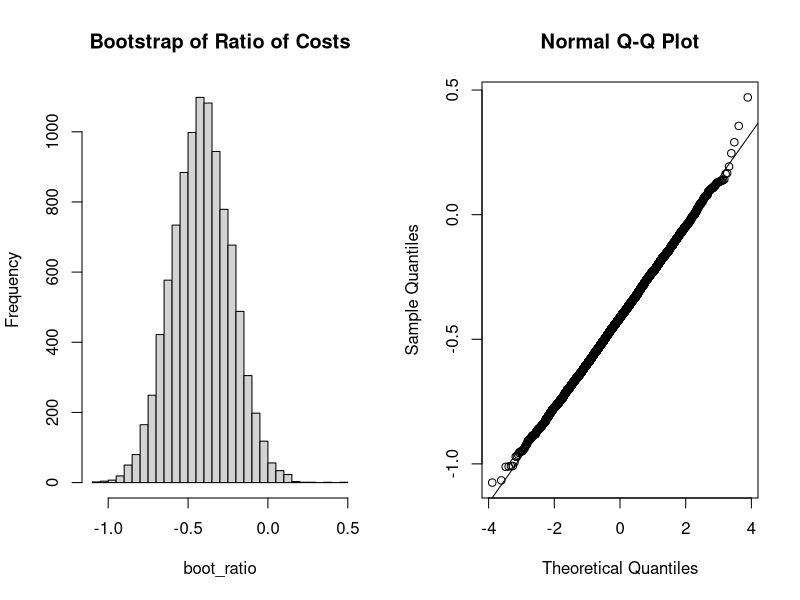

Source code (R): (Note: this script raises an error after producing the figure.)
setwd("C:/Users/froelijo/dev/methods1/hw6")
procedure <- read.csv("ProcedureCost.csv")
head(procedure)
old <- procedure[procedure$Procedure == 1,]
new <- procedure[procedure$Procedure == 2,]
head(new)
head(old)

# Part A
n1 <- dim(new)[1]
n2 <- dim(old)[1]

B <- 10000

boot_ratio <- vector("double", B)

set.seed(8675309)

for (i in 1:B) {
  val1 <- sample(new$Cost, n1, replace = TRUE)
  val2 <- sample(old$Cost, n2, replace = TRUE)
  
  boot_ratio[i] <- mean(val1) - mean(val2)
}

par(mfrow = c(1, 2))
hist(boot_ratio, main = "Bootstrap of Ratio of Costs", breaks = 50)
qqnorm(boot_ratio)
qqline(boot_ratio)

# Part B

# Part C
boot_mean <- mean(boot_vec)
boot_bias <- boot_mean - mean
boot_se <- sd(boot_vec)

# Part D
alpha = 0.05

normal_lower <- boot_mean - qnorm(1 - (alpha / 2)) * boot_se
normal_upper <- boot_mean + qnorm(1 - (alpha / 2)) * boot_se

coverage_lower <- sum(boot_mean < normal_lower) / B
coverage_upper <- sum(boot_mean > normal_upper) / B

boot_lower <- quantile(boot_mean, 0.025)
boot_upper <- quantile(boot_mean, 0.975)

accuracy <- boot_bias / boot_se
